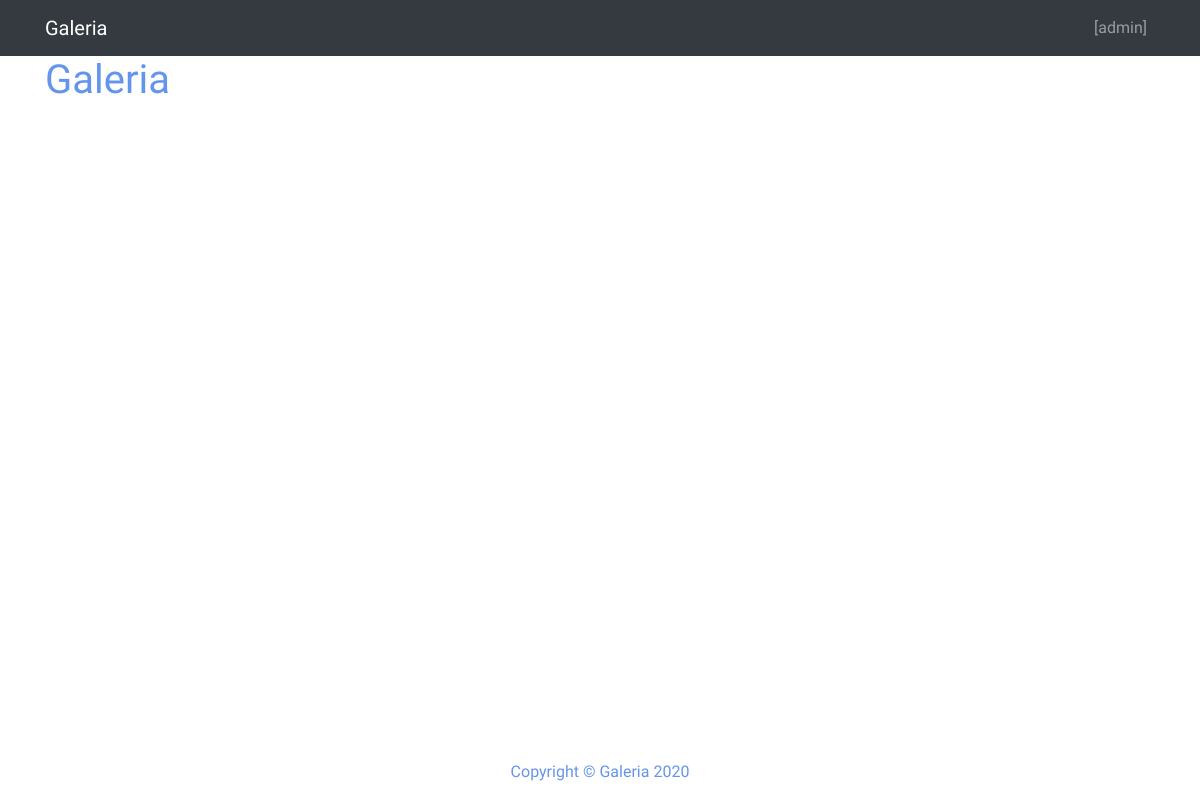
Before: / with the older database file.
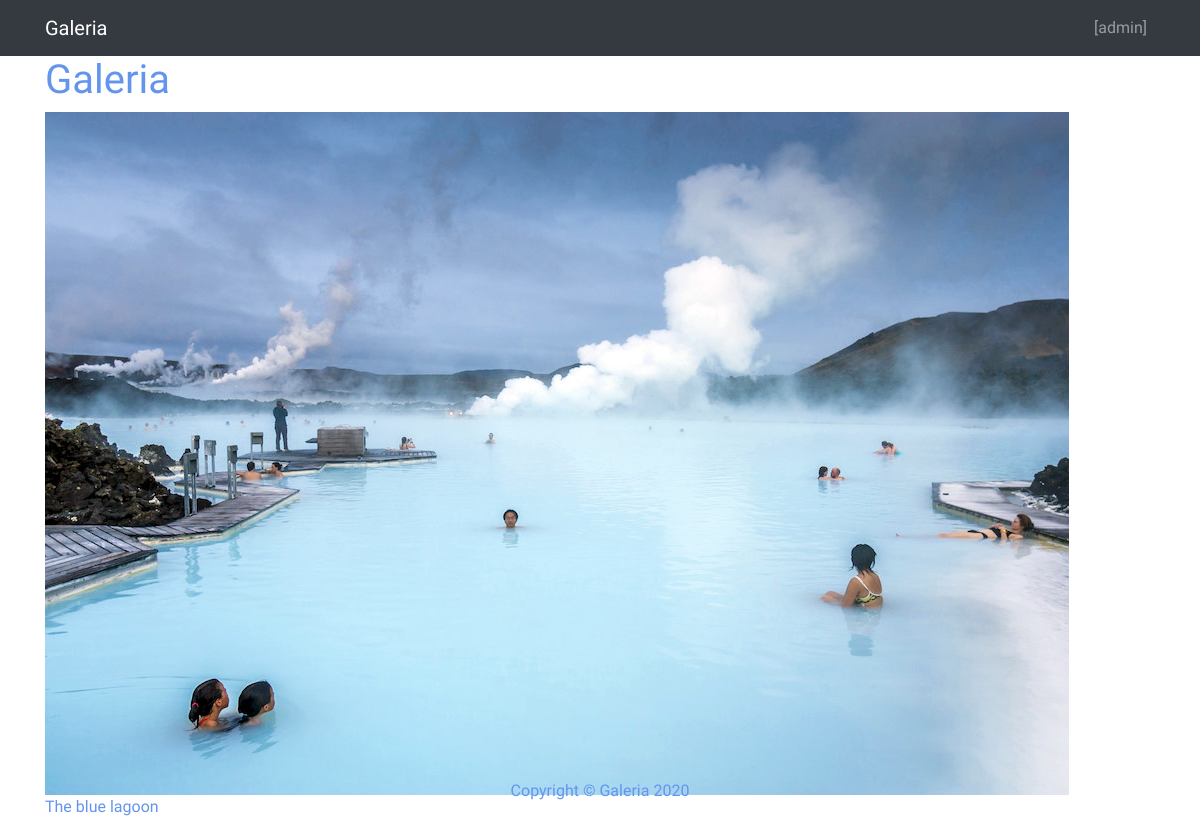
After: the same page with the newer database file.
### tables this page shows
CREATE TABLE `images` (
  `id` int(11) NOT NULL,
  `author_id` int(11) NOT NULL,
  `name` varchar(200) NOT NULL,
  `file` varchar(200) NOT NULL,
  `size` int(11) NOT NULL,
  `text` text NOT NULL,
  `enabled` int(11) NOT NULL,
  `created` datetime NOT NULL DEFAULT current_timestamp()
);

### common/mysql.php (called while the page is built, shortened)
<?php
function ExecuteQuery( $sql, $conn )
 {
    $result = mysqli_query( $conn, $sql );
    if ( $row = mysqli_fetch_array( $result, MYSQLI_BOTH ) )
 {
        do {
            $data[] = $row;
        }
        while ( $row = mysqli_fetch_array( $result, MYSQLI_BOTH ) );
    } else {
        $data = null;
    }
    return( $data );
}
?>

### index.php (the view, shortened to what this page needs)
<?php
include  'common/mysql.php';
$conn = Connect($config['database']);
$sql = "select a.* from images as a inner join authors as b on a.author_id=b.id where a.enabled = 1 and b.enabled=1 order by b.email asc";
$rows = ExecuteQuery($sql,$conn);
?>
<!DOCTYPE html>
<html lang="en">
<head>
  <link href="assets\bootstrap\css\bootstrap.min.css" rel="stylesheet">
  <link rel="stylesheet" type="text/css" href="assets\css\galeria.css">
</head>
<body>
  <nav class="navbar navbar-expand-lg navbar-dark bg-dark ">
    <div class="container">
      <a class="navbar-brand" href="#">Galeria</a>
      <div class="collapse navbar-collapse" id="navbarResponsive">
        <ul class="navbar-nav ml-auto">
          <li class="nav-item">
            <a class="nav-link" href="admin/index.php?page=login">[admin]</a>
          </li>
        </ul>
      </div>
    </div>
  </nav>
  <div class="container">
    <div class="row">
      <div class="col-lg-12">
        <h1 class="page-header">Galeria</h1>
      </div>
      <?php
    if($rows > 0)
      foreach($rows as $row)
      {
        echo '<div class="col-lg-2 col-md-4 col-xs-6 thumb>
                <a class="thumbnail" href="#">
                  <img class="img-responsive css_img" src="images/'.$row['file'].'" alt="">
                </a>'.$row['name'].'
              </div>';
      }
      ?>
    </div>
  </div>
  <div class="row fixed-bottom justify-content-center">
    <footer>
      <div class="row ">
        <div class="col-lg-12 ">
          <p>Copyright &copy; Galeria 2020</p>
        </div>
      </div>
    </footer>
  </div>
</body>
</html>

### assets/css/galeria.css (style rules this page uses)
body { background-image: url('http://getwallpapers.com/wallpaper/full/a/5/d/544750.jpg'); background-size: auto; background-repeat: no-repeat; height: 100%; font-family: 'Numans', sans-serif; }
.container,footer { height: 100%; align-content: center; color : cornflowerblue; }

Changed rows visible on the page:
added images: file (picture), name "The blue lagoon"
